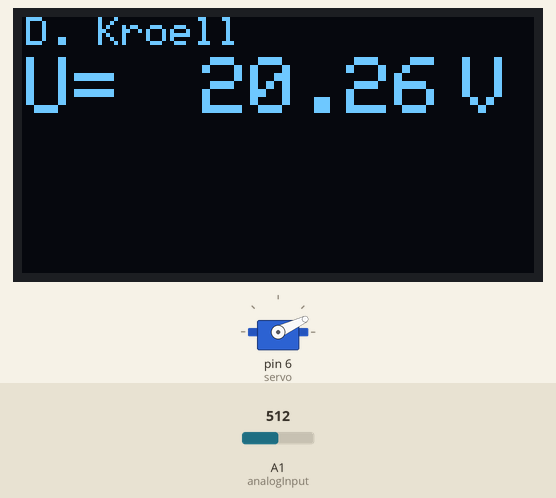
The sketch below on a simulated Arduino Uno, built with avr-gcc and run on an emulated ATmega328P. Shown: servo, 128×64 one-colour display. Inputs (shaded band) come from the test bench; at power-on: A1 (analogInput) = 512. What the sketch prints to the serial monitor is not drawn.

Above: at 1.2 s.
1.3 s: A1 (analogInput) set to 716
At 2.5 s:
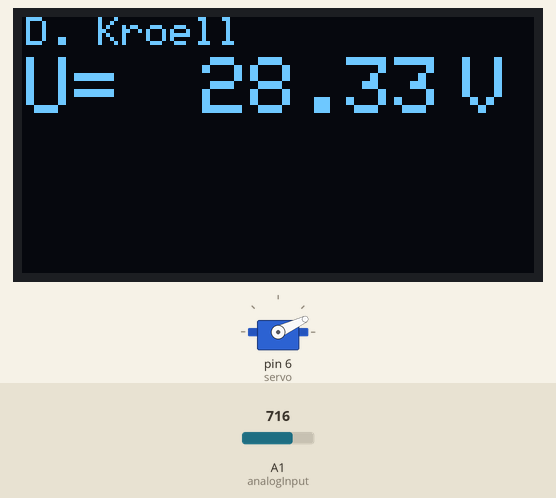
2.8 s: A1 (analogInput) set to 900
At 3.4 s:
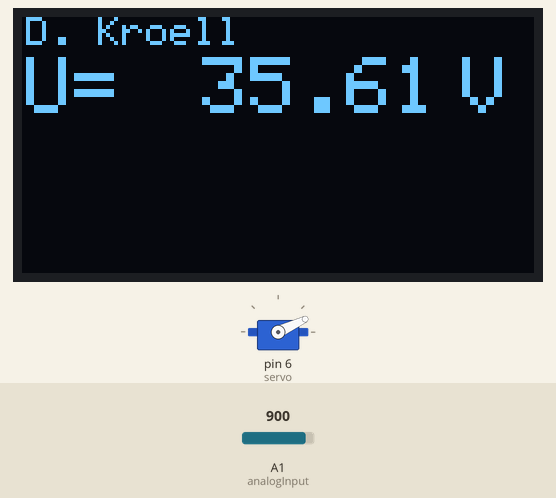
4.3 s: A1 (analogInput) set to 1023
At 5.5 s:
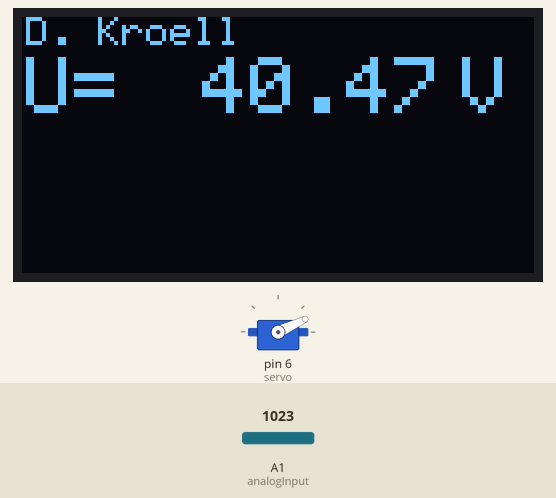
Timing chart, 0 to 7.3 s (numbered marks = the images above; inputs shaded):
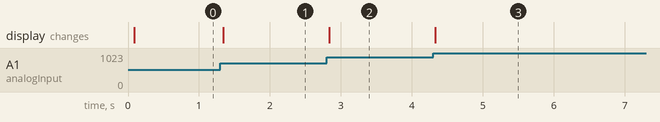

The sketch:

DPV.ino
```cpp
// Servo
#include <Servo.h>  //20ms Periode (50 Hz)

Servo servo;  // create servo object

unsigned long startzeit;
unsigned long messzeit = 100000; // Messintervall in Mikrosekunden
int val = 25;

// Display
#include <SPI.h>
#include <Adafruit_SSD1306.h>
#define OLED_RESET 4
Adafruit_SSD1306 display(OLED_RESET);
int analogInput = 1;
float vout = 0.0;
float vin = 0.0;
float R1 = 10000.0; // resistance of R1
float R2 = 1408.0; // resistance of R2
int value = 0;

// Trigger
const int buttonThrottle_Pin = 4;
bool buttonThrottle =  false;

void setup() {
  // Motor
  Serial.begin(115200);
  startzeit = micros(); // aktuelle Zeit wir in ms ausgelesen
  servo.attach(6); // ESC ausgang aus Pin D6
  servo.write(25); //Wird zum Initialisieren des ESC  benötigt
  //delay(2000);

  //TRIGGER
  pinMode(buttonThrottle_Pin, INPUT_PULLUP);

  //Display
  display.begin(SSD1306_SWITCHCAPVCC, 0x3C);
  display.clearDisplay();
  display.display();
}

void loop() {
  if ((micros() - startzeit) >= messzeit) {
    servo.write(val);
    //Serial.println(val);
    startzeit = micros();
  }

  if(readButtonThrottle()) {
    // button gedrückt
    //val = map(analogRead(A0), 0, 1023, 30, 110);
    val = 180;
    servo.write(val);
    Serial.println(val);
    //delay(20);
  }
  else {
    // button nicht gedrückt
    servo.write(25);
    Serial.println(-1);
    //delay(200);
  }

  //val = map(analogRead(A0), 0, 1023, 30, 110);
  //servo.write(val);

   // Display => analog Eingang lesen
   value = analogRead(analogInput);
   vout = (value * 5.0) / 1024.0;
   vin = vout / (R2/(R1+R2));
   if (vin<0.09) {
   vin=0.0;
}
 Serial.println(vin);

  // set text color / Textfarbe setzen
  display.setTextColor(WHITE);
  // set text size / Textgroesse setzen
  display.setTextSize(1);
  // set text cursor position / Textstartposition einstellen
  display.setCursor(1,0);
  // show text / Text anzeigen
  display.println("D. Kroell");

  display.setTextSize(2);
  display.setTextColor(WHITE, BLACK);
  display.setCursor(45,10);
  display.println(vin);
  //delay(10); // war vorher 1000


  display.setTextSize(2);
  display.setCursor(1,10);
  display.print("U=");

  display.setTextSize(2);
  display.setCursor(110,10);
  display.print("V");

  display.display();
  //delay(20); // war vorher 2000
  //display.clearDisplay();

  // invert the display / Display invertieren
  //display.invertDisplay(true);
  //delay(2000);
  //display.invertDisplay(false);
  //delay(1000);

}


// true wenn button gedrückt sonst false
bool readButtonThrottle() {
  int temp = digitalRead(buttonThrottle_Pin);
  if(temp>0) return false; // Taster nicht betätigt
  else return true; // Taster betätigt
}
```

Measured:
- after the input at 1.3 s, the display: changes at once (image 1)
- after the input at 2.8 s, the display: changes at once (image 2)
- after the input at 4.3 s, the display: changes at once (image 3)
